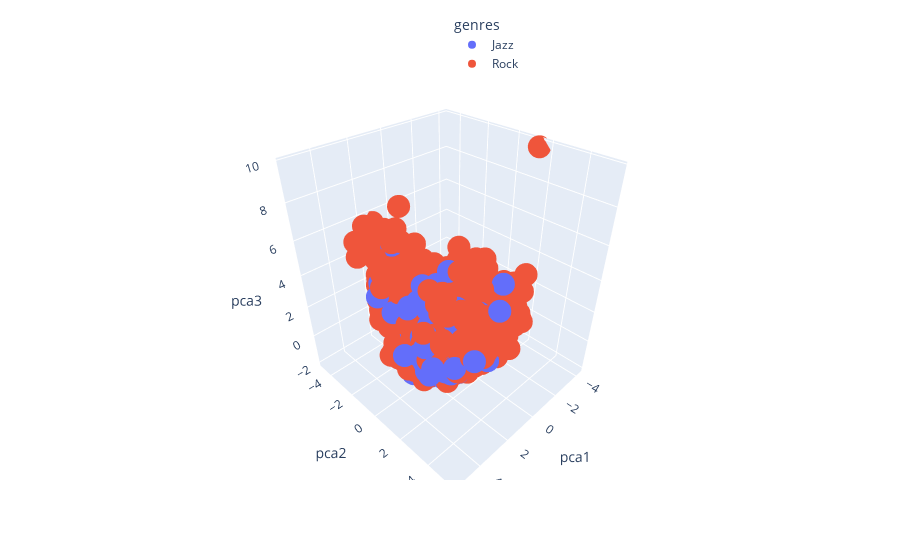

The cell this chart's notebook holds for it:
### Markdown cell above
### 2.3 Plot PCA in 3D

### Code cell
# 3D PCA
#total_var = pca.explained_variance_ratio_.sum() * 100

fig = px.scatter_3d(
    df, x='pca1', y='pca2', z='pca3', color='genres',
    #title=f'Total Explained Variance: {total_var:.2f}%',
    #labels={'0': 'PC 1', '1': 'PC 2', '2': 'PC 3'}
)
fig.update_layout(legend=dict(
    orientation="v",
    yanchor="bottom",
    y=1,
    xanchor="right",
    x=0.6
))
fig.show()

### Figure 1 — Plotly figure (JSON) as saved in the notebook; plotly's stock layout.template omitted (floating-point values rounded to 4 significant figures; data arrays with more than 128 entries replaced by an {"elided": "..."} marker saying what was removed)
{"data": [{"hovertemplate": "genres=Jazz<br>pca1=%{x}<br>pca2=%{y}<br>pca3=%{z}<extra></extra>", "legendgroup": "Jazz", "marker": {"color": "#636efa", "symbol": "circle"}, "mode": "markers", "name": "Jazz", "scene": "scene", "showlegend": true, "type": "scatter3d", "x": {"elided": "241 float values"}, "y": {"elided": "241 float values"}, "z": {"elided": "241 float values"}}, {"hovertemplate": "genres=Rock<br>pca1=%{x}<br>pca2=%{y}<br>pca3=%{z}<extra></extra>", "legendgroup": "Rock", "marker": {"color": "#EF553B", "symbol": "circle"}, "mode": "markers", "name": "Rock", "scene": "scene", "showlegend": true, "type": "scatter3d", "x": {"elided": "3892 float values"}, "y": {"elided": "3892 float values"}, "z": {"elided": "3892 float values"}}], "layout": {"legend": {"orientation": "v", "title": {"text": "genres"}, "tracegroupgap": 0, "x": 0.6, "xanchor": "right", "y": 1, "yanchor": "bottom"}, "margin": {"t": 60}, "scene": {"domain": {"x": [0.0, 1.0], "y": [0.0, 1.0]}, "xaxis": {"title": {"text": "pca1"}}, "yaxis": {"title": {"text": "pca2"}}, "zaxis": {"title": {"text": "pca3"}}}}}
